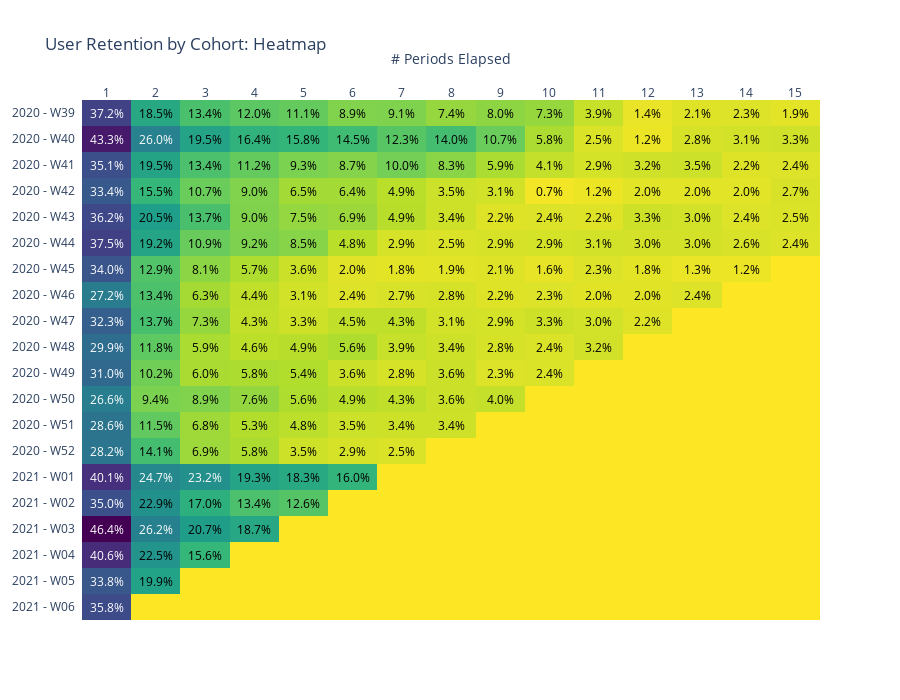

Notebook source saved alongside this figure:
### Markdown cell above
## 3. Visualize retention as heatmap

Each row in the heatmap represents a cohort and visualizes the percentage of users retained over time.

### Code cell
# Plot cohort retention heatmap
def plot_cohorts_heatmap(df, nb_periods=15):
  df = df.query('period_index > 0 & period_index <= @nb_periods')
  df_wide = (df
    .pivot(index="cohort_date", columns='period_index', values='pct_users')
    .sort_values(by=['cohort_date'], ascending=False)
    .fillna(0)
  )
  fig = ff.create_annotated_heatmap(
      z = df_wide.values, 
      annotation_text = df_wide.applymap(lambda x: '{:.1%}'.format(x) if x > 0 else '').values.tolist(),
      y = df_wide.index.strftime('%Y - W%W').values.tolist(),
      x = df_wide.columns.tolist(),
      colorscale='viridis_r',
  )
  fig.update_layout(
      width=900, 
      height=700, 
      xaxis={"title": "# Periods Elapsed"},
      title="User Retention by Cohort: Heatmap")
  return fig

fig = plot_cohorts_heatmap(df_retention)
fig.show(config={"displayModeBar": False})
